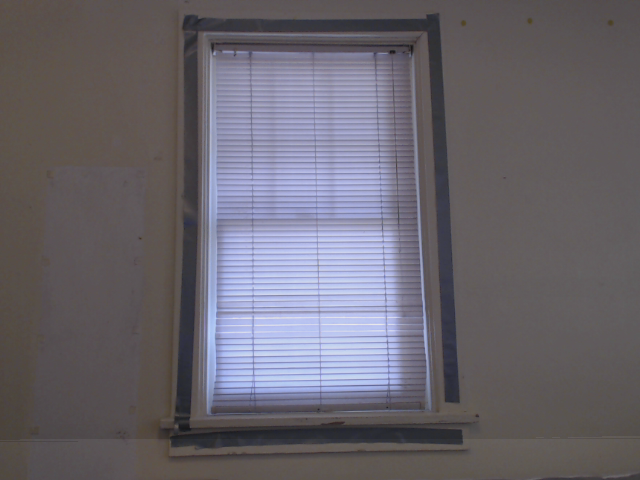
//> input picture boneCV/capture-blinds.png, 640 x 480 px, given in place of the camera
$ ./window_detection   (built with g++ and OpenCV 4)
//> lines starting //> are read from the running program, lines starting //| are printed output that depends on the picture; after the words box and inside, x2 and y2 are one past the last pixel; in counts of white or black regions, pixels touching at a corner belong together
#include "opencv2/opencv.hpp"

using namespace cv;
using namespace std;

// [110 lines left out: functions angle, find_squares, find_largest_square, not called in this run]

int main(int, char**)
{
    cout << "Entered main\n";
    VideoCapture cap(0); // open the default camera
    if(!cap.isOpened())  // check if we succeeded
    {
        cout << "Failed to open camera, exiting\n";
        return -1;
    }
    Mat frame, edges;
    namedWindow("edges",1);
    while(true)
    {
        cout << "entered while loop\n";
        cap >> frame; // get a new frame from camera
//> frame is the input picture: 480 rows x 640 cols, CV_8UC3; mean B, G, R 108.9, 100.9, 104.8
        cvtColor(frame, edges, CV_BGR2GRAY);
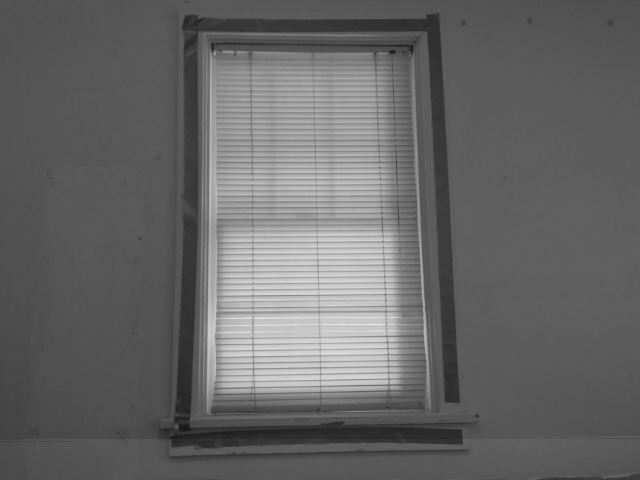
//> edges: 480 rows x 640 cols, CV_8UC1; min 21, max 233, mean 102.9
        GaussianBlur(edges, edges, Size(7,7), 1.5, 1.5);
        Canny(edges, edges, 0, 30, 3);
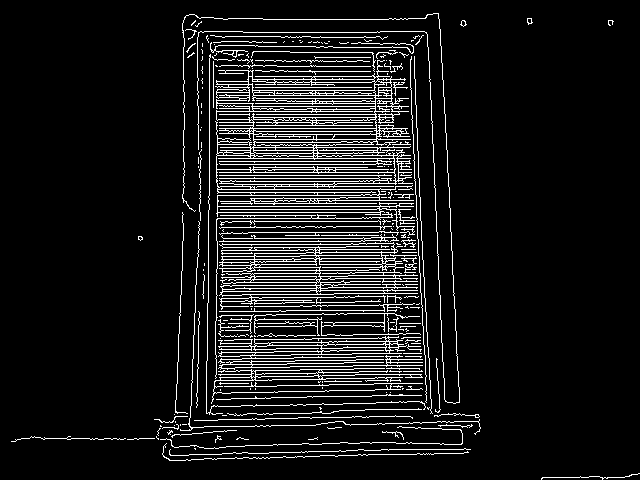
//> edges: 480 rows x 640 cols, CV_8UC1; 9.3% white in thin lines or dots
        imshow("edges", edges);
        if(waitKey(30) >= 0) break;
//> the Esc key is pressed

        // Detect all regions in the image that are similar to a rectangle
        vector<vector<Point> > squares;
        find_squares(edges, squares);

        // The largest of them probably represents the paper
        vector<Point> largest_square;
        find_largest_square(squares, largest_square);

        // Print the x,y coordinates of the square
        cout << "Point 1: " << largest_square[0] << endl;
        cout << "Point 2: " << largest_square[1] << endl;
        cout << "Point 3: " << largest_square[2] << endl;
        cout << "Point 4: " << largest_square[3] << endl;
        cout << "\n";
    }
    // camera deinitialized automatically in VideoCapture destructor
    return 0;
}

$ run again, on boneCV/capture.png
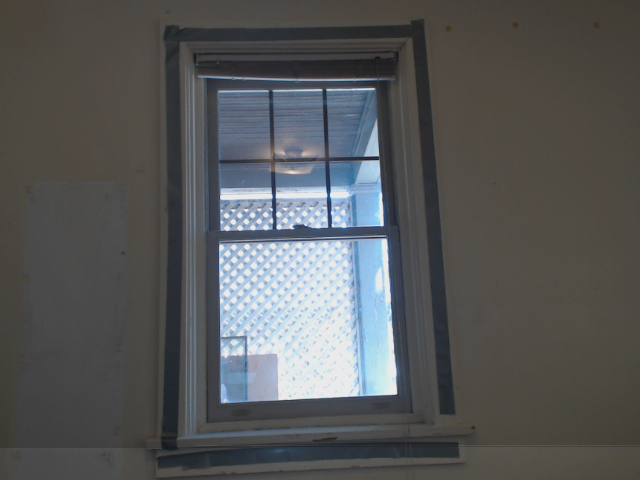
//> input picture boneCV/capture.png, 640 x 480 px, given in place of the camera
//> frame is the input picture: 480 rows x 640 cols, CV_8UC3; mean B, G, R 88.6, 88.1, 86.5
//> `cvtColor(frame, edges, CV_BGR2GRAY);`:
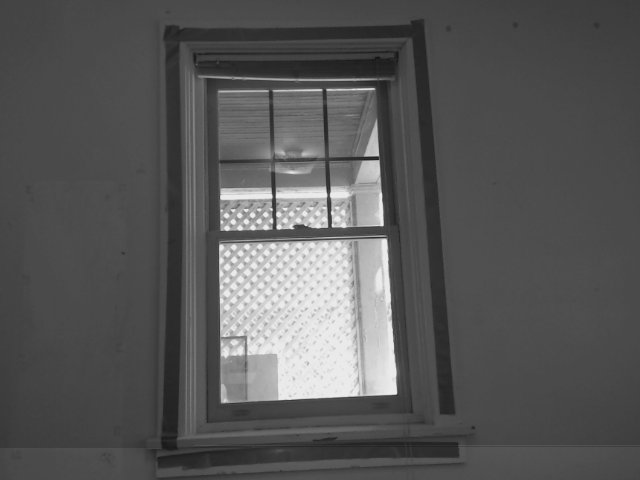
//> edges: 480 rows x 640 cols, CV_8UC1; min 20, max 236, mean 87.6
//> `Canny(edges, edges, 0, 30, 3);`:
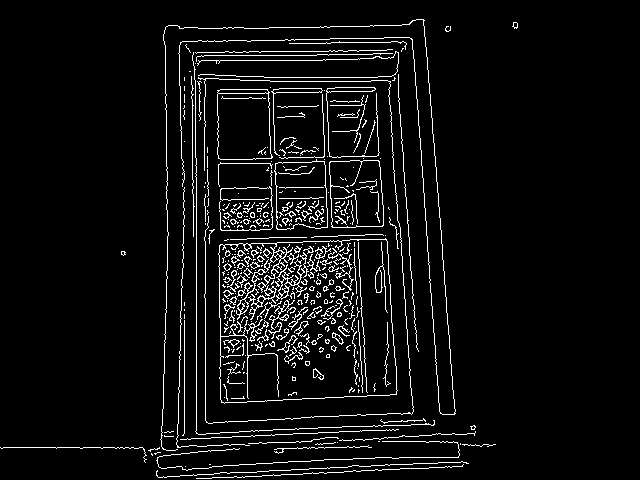
//> edges: 480 rows x 640 cols, CV_8UC1; 5.5% white in thin lines or dots, all inside (x1, y1, x2, y2) = (0, 19, 518, 479)
